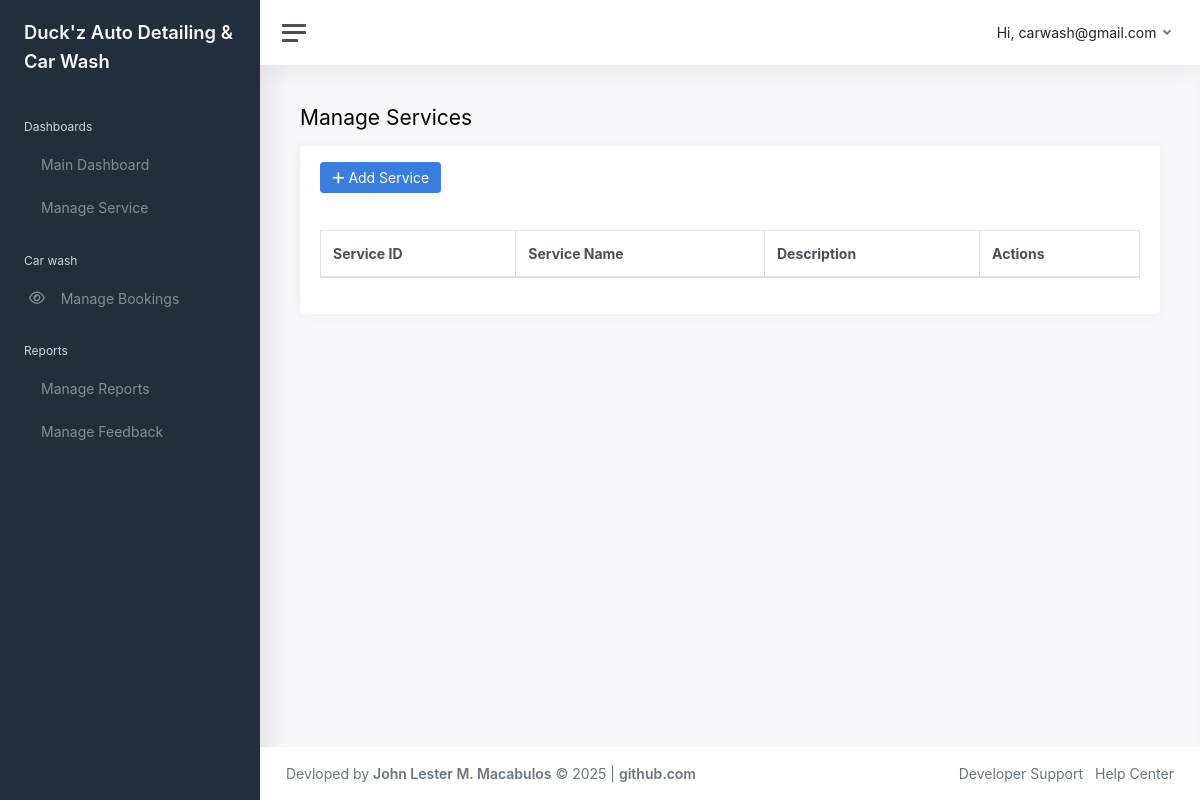
Before: /admin/manage_services.php (signed in) with the older database file.
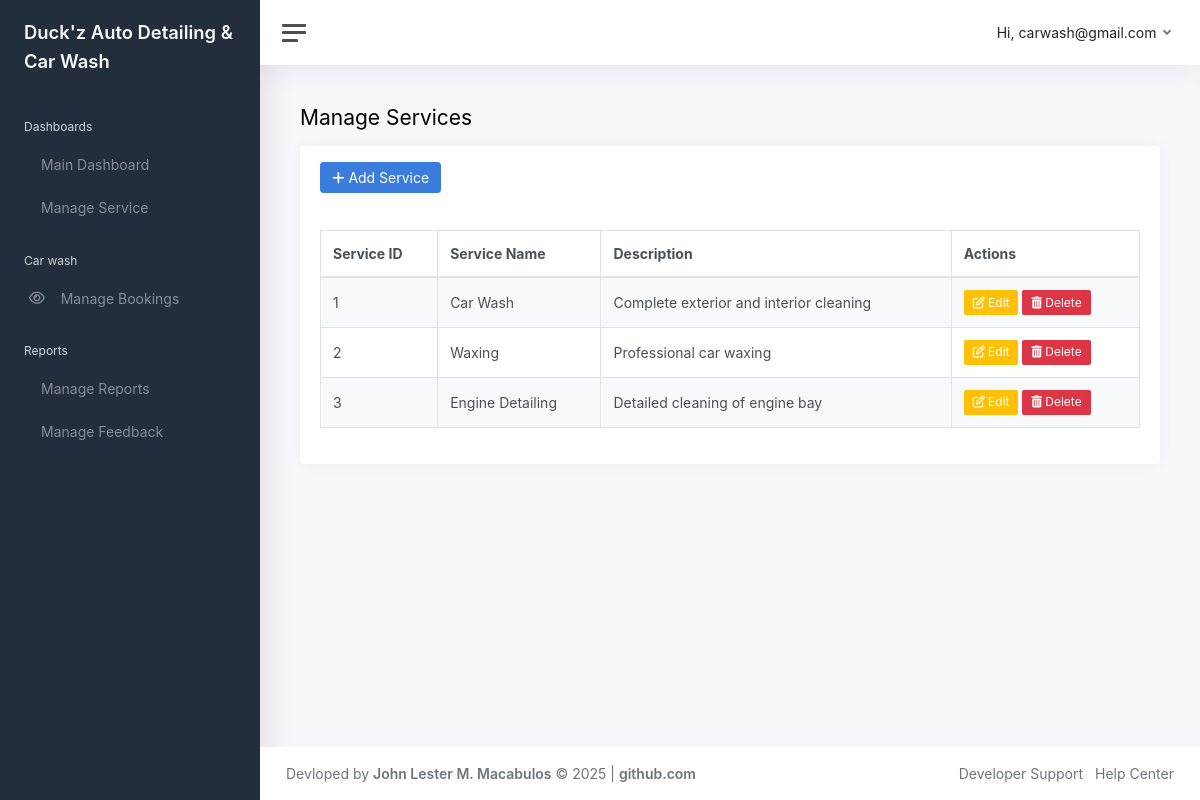
After: the same page with the newer database file.
### tables this page shows
CREATE TABLE `service` (
  `ServiceID` INT(11) NOT NULL AUTO_INCREMENT,
  `ServiceName` VARCHAR(100) NOT NULL,
  `Description` TEXT DEFAULT NULL,
  PRIMARY KEY (`ServiceID`)
);

### admin/manage_services.php (the view, shortened to what this page needs)
<?php
require_once '../connection/conn.php';
$sql = "SELECT * FROM service ORDER BY ServiceID ASC";
$result = mysqli_query($conn, $sql);
?>
<!DOCTYPE html>
<html lang="en">
<?php include 'includes/head.php'; ?>
<body>
<div class="wrapper">
    <?php include 'includes/nav.php'; ?>
    <div class="main">
        <?php include 'includes/navtop.php'; ?>
        <main class="content">
            <div class="container-fluid p-0">
                <h1 class="h3 mb-3">Manage Services</h1>
                <div class="row">
                    <div class="col-12">
                        <div class="card">
                            <div class="card-header">
                            <button class="btn btn-primary" data-bs-toggle="modal" data-bs-target="#addServiceModal">
                                    <i class="fa fa-plus"></i> Add Service
                                </button>
                            </div>
                            <div class="card-body">
                                <table id="example" class="table table-striped table-bordered">
                                    <thead>
                                        <tr>
                                            <th>Service ID</th>
                                            <th>Service Name</th>
                                            <th>Description</th>
                                            <th>Actions</th>
                                        </tr>
                                    </thead>
                                    <tbody>
                                    <?php while ($row = mysqli_fetch_assoc($result)): ?>
                                        <tr>
                                            <td><?php echo $row['ServiceID']; ?></td>
                                            <td><?php echo $row['ServiceName']; ?></td>
                                            <td><?php echo $row['Description']; ?></td>
                                            <td>
                                                <button class="btn btn-warning btn-sm" onclick="editService(<?php echo $row['ServiceID']; ?>)" data-bs-toggle="modal" data-bs-target="#editServiceModal">
                                                    <i class="fa fa-edit"></i> Edit
                                                </button>
                                                <form action="manage_services.php" method="POST" style="display:inline;">
                                                    <button type="submit" name="delete_service" class="btn btn-danger btn-sm" onclick="return confirm('Are you sure you want to delete this service?')">
                                                        <i class="fa fa-trash"></i> Delete
                                                    </button>
                                                </form>
                                            </td>
                                        </tr>
                                    <?php endwhile; ?>
                                    </tbody>
                                </table>
                            </div>
                        </div>
                    </div>
                </div>
            </div>
        </main>
        <?php include 'includes/footer.php'; ?>
    </div>
</div>
</body>
</html>

Changed rows visible on the page:
added service: ServiceID "1", ServiceName "Car Wash", Description "Complete exterior and interior cleaning"
added service: ServiceID "2", ServiceName "Waxing", Description "Professional car waxing"
added service: ServiceID "3", ServiceName "Engine Detailing", Description "Detailed cleaning of engine bay"
